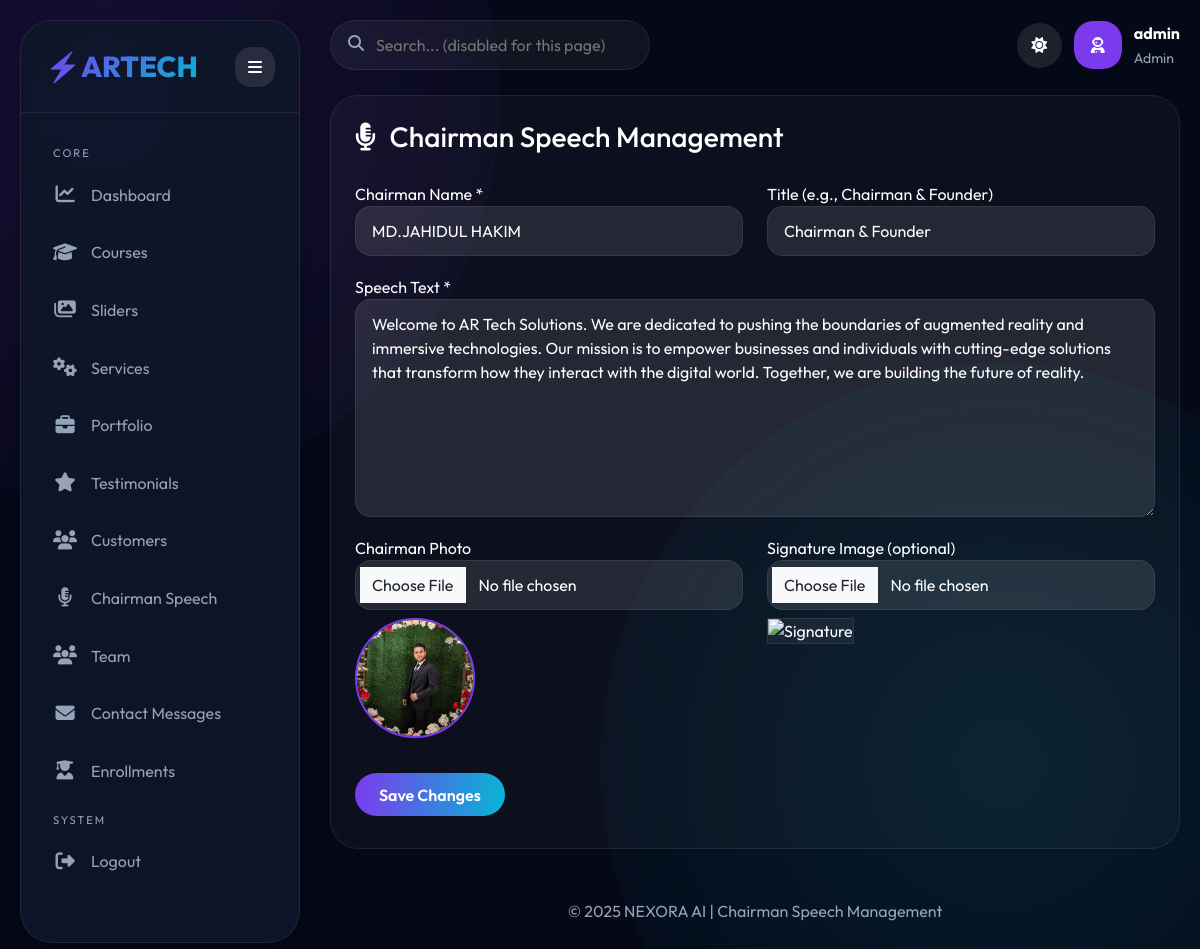
/admin/manage_chairman.php (signed in), run on the app's committed database.
### tables this page shows
CREATE TABLE `chairman_speech` (
  `id` int(11) NOT NULL,
  `speech_text` text NOT NULL,
  `image_url` varchar(500) NOT NULL,
  `chairman_name` varchar(255) DEFAULT 'Chairman',
  `title` varchar(255) DEFAULT NULL,
  `signature_url` varchar(500) DEFAULT NULL,
  `is_active` tinyint(1) DEFAULT 1
);

### admin/manage_chairman.php (the view, shortened to what this page needs)
<?php
require_once '../config.php';
$speech = $pdo->query("SELECT * FROM chairman_speech WHERE is_active = 1 LIMIT 1")->fetch();
?>
<!DOCTYPE html>
<html lang="en">
<head>
    <link href="https://cdn.jsdelivr.net/npm/bootstrap@5.3.3/dist/css/bootstrap.min.css" rel="stylesheet">
    <link rel="stylesheet" href="https://cdnjs.cloudflare.com/ajax/libs/font-awesome/6.5.2/css/all.min.css">
</head>
<body>
<?php include 'navigation.php'; ?>
<div class="main" id="main">
    <div class="topbar">
        <div class="search-box"><i class="fas fa-search"></i><input type="text" placeholder="Search... (disabled for this page)"></div>
        <div style="display: flex; gap: 12px; align-items: center;">
            <button class="theme-toggle" id="themeToggle"><i class="fas fa-moon"></i></button>
            <div class="profile-img"><i class="fas fa-user-astronaut"></i></div>
            <div><strong><?php echo htmlspecialchars($_SESSION['admin_username']); ?></strong><br><small style="color:var(--muted)">Admin</small></div>
        </div>
    </div>
    <div class="panel">
        <div style="display: flex; justify-content: space-between; align-items: center; flex-wrap: wrap; margin-bottom: 20px;">
            <h3><i class="fas fa-microphone-alt me-2"></i> Chairman Speech Management</h3>
        </div>
        <form id="chairmanSpeechForm">
            <div class="row">
                <div class="col-md-6">
                    <div class="form-group">
                        <label>Chairman Name *</label>
                        <input type="text" id="chairmanName" class="form-control" value="<?php echo htmlspecialchars($speech['chairman_name']); ?>" required>
                    </div>
                </div>
                <div class="col-md-6">
                    <div class="form-group">
                        <label>Title (e.g., Chairman & Founder)</label>
                        <input type="text" id="chairmanTitle" class="form-control" value="<?php echo htmlspecialchars($speech['title']); ?>">
                    </div>
                </div>
                <div class="col-12">
                    <div class="form-group">
                        <label>Speech Text *</label>
                        <textarea id="speechText" rows="8" class="form-control" required><?php echo htmlspecialchars($speech['speech_text']); ?></textarea>
                    </div>
                </div>
                <div class="col-md-6">
                    <div class="form-group">
                        <label>Chairman Photo</label>
                        <input type="file" id="chairmanImage" class="form-control" accept="image/*">
                        <img id="chairmanImagePreview" class="image-preview" src="<?php echo htmlspecialchars($speech['image_url']); ?>" alt="Chairman">
                    </div>
                </div>
                <div class="col-md-6">
                    <div class="form-group">
                        <label>Signature Image (optional)</label>
                        <input type="file" id="signatureImage" class="form-control" accept="image/*">
                        <img id="signaturePreview" class="signature-preview" src="<?php echo htmlspecialchars($speech['signature_url']); ?>" alt="Signature">
                    </div>
                </div>
            </div>
            <div class="mt-3">
                <button type="submit" class="btn btn-primary-custom">Save Changes</button>
            </div>
        </form>
    </div>
    <div class="footer">© 2025 NEXORA AI | Chairman Speech Management</div>
</div>
</body>
</html>

### admin/manage_chairman.php (style rules this page uses)
:root { --bg: #050816; --panel: #0f172a; --primary: #7c3aed; --primary-glow: #a855f7; --secondary: #06b6d4; --success: #10b981; --warning: #f59e0b; --danger: #ef4444; --text: #ffffff; --muted: #94a3b8; --border: rgba(255,255,255,0.08); --shadow: 0 20px 35px -10px rgba(0,0,0,0.4); }
* { margin: 0; padding: 0; box-sizing: border-box; }
body { font-family: 'Outfit', sans-serif; background: var(--bg); color: var(--text); transition: all 0.3s ease; overflow-x: hidden; }
body::before, body::after { content: ''; position: fixed; width: 800px; height: 800px; border-radius: 50%; background: radial-gradient(circle, rgba(124,58,237,0.15), transparent); top: -300px; left: -300px; z-index: -1; animation: floatBg 20s infinite alternate; }
body::after { background: radial-gradient(circle, rgba(6,182,212,0.12), transparent); top: auto; bottom: -200px; right: -200px; left: auto; animation: floatBg2 18s infinite alternate; }
.main { margin-left: 310px; padding: 20px; transition: margin 0.3s cubic-bezier(0.4, 0, 0.2, 1); }
.topbar { display: flex; justify-content: space-between; align-items: center; margin-bottom: 25px; flex-wrap: wrap; gap: 15px; }
.search-box { position: relative; width: 320px; }
.search-box input { width: 100%; background: rgba(255,255,255,0.05); border: 1px solid var(--border); border-radius: 2rem; padding: 12px 20px 12px 45px; color: var(--text); }
.search-box i { position: absolute; left: 18px; top: 15px; color: var(--muted); }
.theme-toggle { background: rgba(255,255,255,0.1); border: none; border-radius: 2rem; width: 45px; height: 45px; cursor: pointer; color: var(--text); }
.profile-img { width: 48px; height: 48px; border-radius: 1.2rem; background: var(--primary); display: flex; align-items: center; justify-content: center; }
.panel { background: rgba(255,255,255,0.03); border-radius: 1.8rem; padding: 1.5rem; border: 1px solid var(--border); }
.form-group { margin-bottom: 1.2rem; }
.form-control, .form-select { background: rgba(255,255,255,0.1); border: 1px solid var(--border); color: var(--text); border-radius: 1rem; padding: 0.75rem 1rem; }
.image-preview { width: 120px; height: 120px; object-fit: cover; border-radius: 50%; margin-top: 0.5rem; border: 2px solid var(--primary); background: rgba(255,255,255,0.1); }
.signature-preview { max-width: 200px; max-height: 80px; object-fit: contain; margin-top: 0.5rem; border: 1px solid var(--border); background: rgba(255,255,255,0.05); }
.btn-primary-custom { background: linear-gradient(95deg, var(--primary), var(--secondary)); border: none; padding: 0.6rem 1.5rem; border-radius: 2rem; font-weight: 600; color: white; transition: 0.2s; }
.footer { text-align: center; margin-top: 30px; padding: 20px; color: var(--muted); }

### admin/navigation.php (style rules this page uses)
.main { margin-left: 310px; transition: margin 0.3s cubic-bezier(0.4, 0, 0.2, 1); }

### data on the page
chairman_speech: chairman_name "MD.JAHIDUL HAKIM", title "Chairman & Founder", speech_text "Welcome to AR Tech Solutions. We are dedicated to pushing the boundaries of augmented reality and immersive technologies. Our mission is to empower businesses and individuals with cutting-edge solutions that transform how they interact with the digital world. Together, we are building the future of reality.", image_url (picture)

### other printed values
$_SESSION['admin_username'] "admin"
